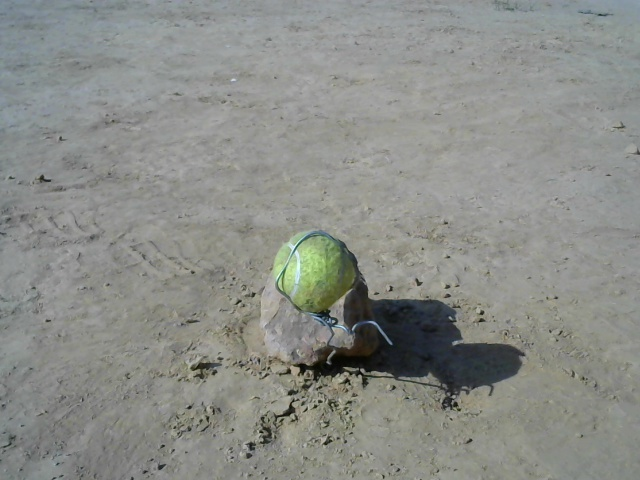
#> input picture Leander_Stephen_D'Souza/Dataset/Ball/01.jpg, 640 x 480 px, given in place of the camera
$ python disparity_map.py
#> lines starting #> are read from the running program, lines starting #| are printed output that depends on the picture
import cv2
import numpy as np
from matplotlib import pyplot as plt


#........................................LEFT...................................................................
mtxL = [[712.86380503, 0.         , 275.59994691],
       [0.          , 707.8276494, 208.89880305],
       [0.          , 0.         , 1.]]

mtxL = np.array(mtxL)
mtxL = mtxL.reshape(3,3)

distL = np.array([[ 0.14351222, -1.57339319, -0.00878693, -0.01774397,  4.13629383]])
distL = distL.reshape(1,5)
print("Left distortion Matrix =\n",distL)
print("Left Camera Matrix =\n",mtxL)
#...............................................RIGHT.........................................................
mtxR = [[711.94365243, 0.          , 295.13498024],
       [0.          , 710.40877319, 246.79039608],
       [0.          , 0.          , 1.]]

mtxR = np.array(mtxR)
mtxR = mtxR.reshape(3,3)

distR = np.array([[ -0.03520351, -0.02070814, 0.00387548, -0.00933771,  -0.47234004]])
distR = distR.reshape(1,5)
print("Right Distortion Matrix =\n",distR)
print("Right Camera Matrix =\n",mtxR)


capL = cv2.VideoCapture(0)
capR = cv2.VideoCapture(1)


while True:
    # Capture frame-by-frame
    retL, frameL = capL.read()
#> frameL is the input picture: shape (480, 640, 3); mean B, G, R 136, 140.7, 138.5
    retR, frameR = capR.read()

    #frameL = cv2.GaussianBlur(frameL, (5, 5), 0)
    #frameL = cv2.medianBlur(frameL, 3)
    frameL = cv2.cvtColor(frameL, cv2.COLOR_BGR2GRAY)
#> frameL: shape (480, 640)
    frameL = cv2.resize(frameL, (640, 480))
    hL, wL = frameL.shape[:2]
#> hL = 480; wL = 640

    # Generate new camera matrix from parameters
    newcameramatrixL, roiL = cv2.getOptimalNewCameraMatrix(mtxL, distL, (wL, hL), 0)
#> roiL = (0, 0, 639, 479)

    # Generate look-up tables for remapping the camera image
    mapxL, mapyL = cv2.initUndistortRectifyMap(mtxL, distL, None, newcameramatrixL, (wL, hL), 5)

    # Remap the original image to a new image
    frameL = cv2.remap(frameL, mapxL, mapyL, cv2.INTER_LINEAR)
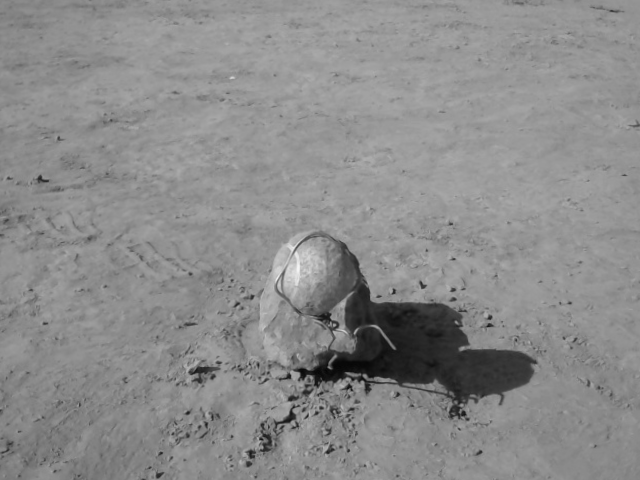
#> frameL: shape (480, 640); min 5, max 243, mean 139.5
    cv2.imshow("LEFT",frameL)

    #frameR = cv2.GaussianBlur(frameR, (5, 5), 0)
    #frameR = cv2.medianBlur(frameR, 3)
    frameR = cv2.cvtColor(frameR, cv2.COLOR_BGR2GRAY)
    frameR = cv2.resize(frameR, (640, 480))
    hR, wR = frameL.shape[:2]
#> hR = 480; wR = 640

    # Generate new camera matrix from parameters
    newcameramatrixR, roiR = cv2.getOptimalNewCameraMatrix(mtxR, distR, (wR, hR), 0)
#> roiR = (0, 0, 639, 479)

    # Generate look-up tables for remapping the camera image
    mapxR, mapyR = cv2.initUndistortRectifyMap(mtxR, distR, None, newcameramatrixR, (wR, hR), 5)

    # Remap the original image to a new image
    frameR = cv2.remap(frameR, mapxR, mapyR, cv2.INTER_LINEAR)
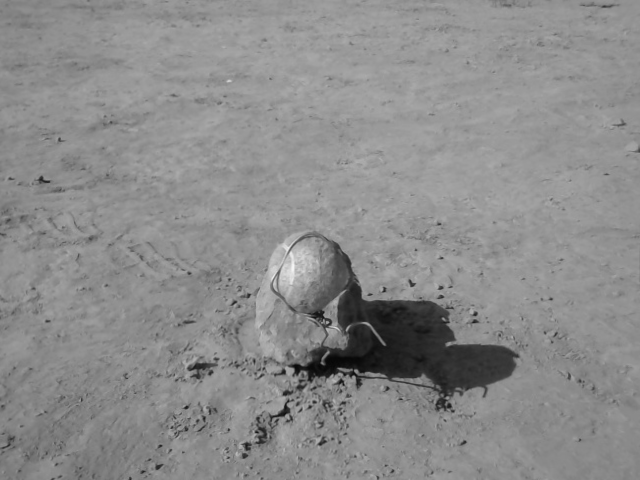
#> frameR: shape (480, 640); min 5, max 243, mean 139.7
    cv2.imshow("RIGHT",frameR)

    window_size = 5
    min_disp = 16
    num_disp = 192 - min_disp
    blockSize = window_size
    uniquenessRatio = 1
    speckleRange = 3
    speckleWindowSize = 3
    disp12MaxDiff = 200
    P1 = 600
    P2 = 2400
    imgL = frameR  #BACK VIEW
    imgR = frameL
    stereo = cv2.StereoSGBM_create(
        minDisparity=16,
        numDisparities=num_disp,
        blockSize=window_size,
        uniquenessRatio=uniquenessRatio,
        speckleRange=speckleRange,
        speckleWindowSize=speckleWindowSize,
        disp12MaxDiff=disp12MaxDiff,
        P1=P1,
        P2=P2
    )
    disp = stereo.compute(imgL, imgR).astype(np.float32) / 16.0
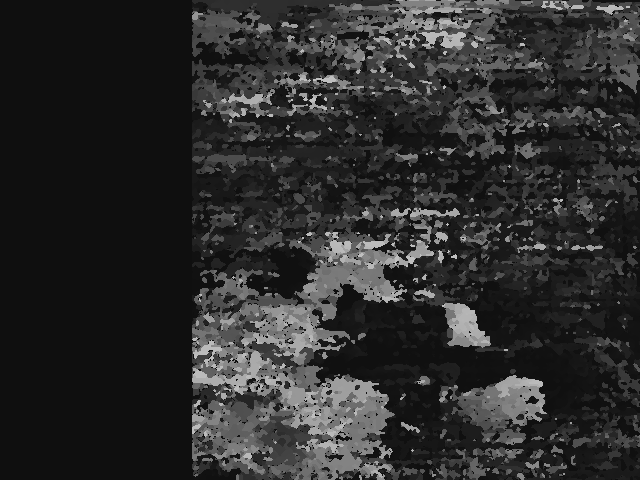
#> disp: shape (480, 640) float32; min 15, max 191, mean 44.5

    cv2.imshow('disparity', (disp - min_disp) / num_disp)
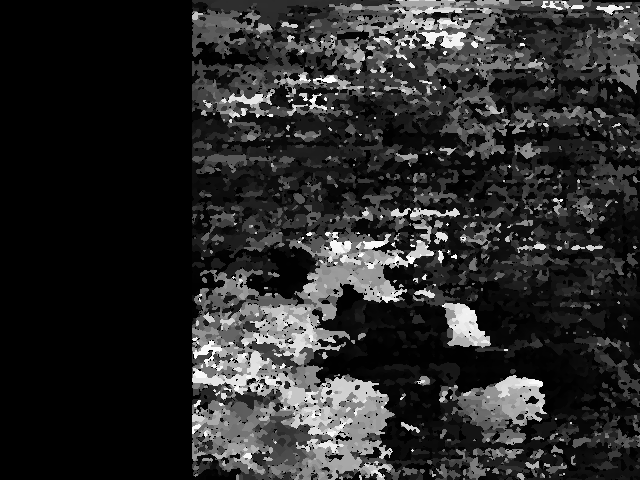
#> window 'disparity': shape (480, 640) float32; min -0.00568, max 0.994, mean 0.162; drawn with min black and max white

    if cv2.waitKey(1) & 0xFF == ord('q'):
#> (key q is pressed here)
        break

# When everything done, release the capture
capL.release()
capR.release()
cv2.destroyAllWindows()

$ run again, on Leander_Stephen_D'Souza/Dataset/Ball/02.jpg
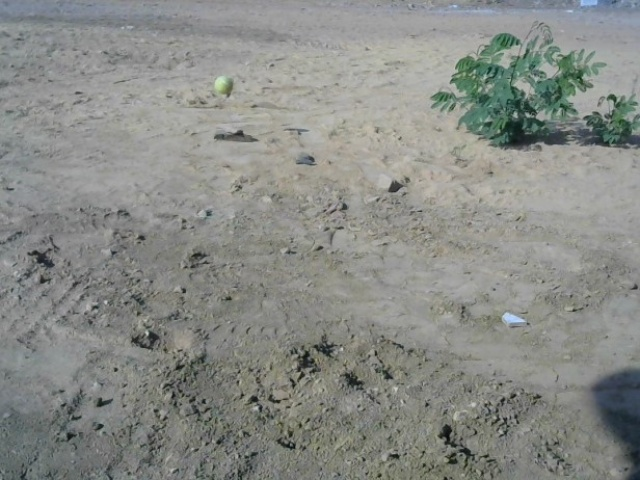
#> input picture Leander_Stephen_D'Souza/Dataset/Ball/02.jpg, 640 x 480 px, given in place of the camera
#> frameL is the input picture: shape (480, 640, 3); mean B, G, R 134.5, 139.1, 136.6
#> `disp = stereo.compute(imgL, imgR).astype(np.float32) / 16.0`:
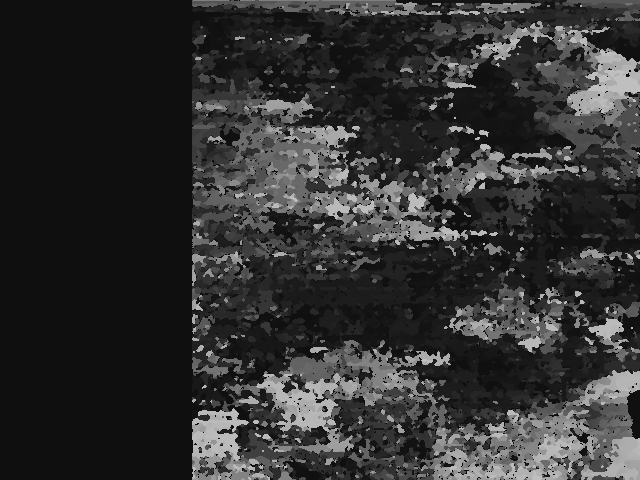
#> disp: shape (480, 640) float32; min 15, max 191, mean 49.7
#> `cv2.imshow('disparity', (disp - min_disp) / num_disp)`:
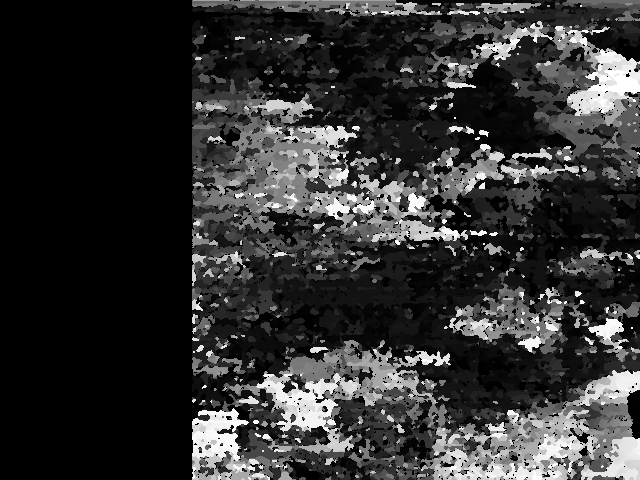
#> window 'disparity': shape (480, 640) float32; min -0.00568, max 0.994, mean 0.191; drawn with min black and max white

$ run again, on Leander_Stephen_D'Souza/Dataset/Ball/03.jpg
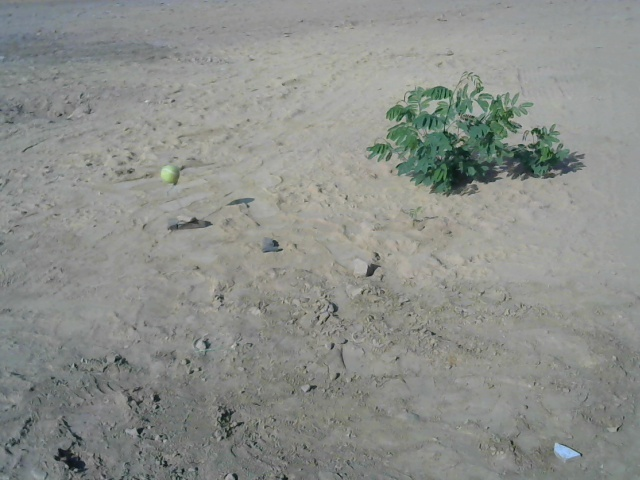
#> input picture Leander_Stephen_D'Souza/Dataset/Ball/03.jpg, 640 x 480 px, given in place of the camera
#> frameL is the input picture: shape (480, 640, 3); mean B, G, R 138.1, 142.4, 139.6
#> `disp = stereo.compute(imgL, imgR).astype(np.float32) / 16.0`:
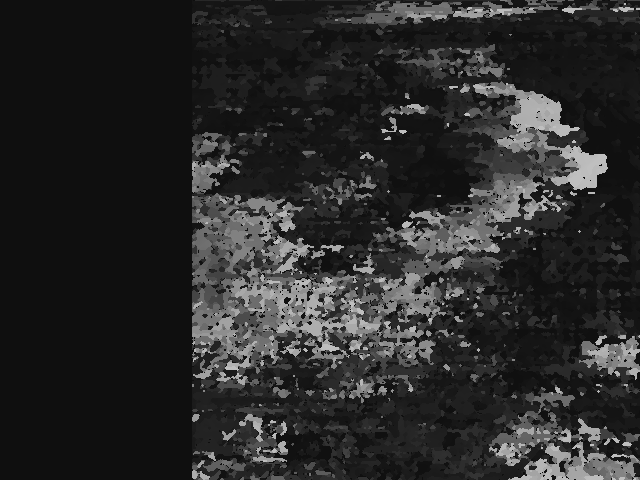
#> disp: shape (480, 640) float32; min 15, max 191, mean 41.9
#> `cv2.imshow('disparity', (disp - min_disp) / num_disp)`:
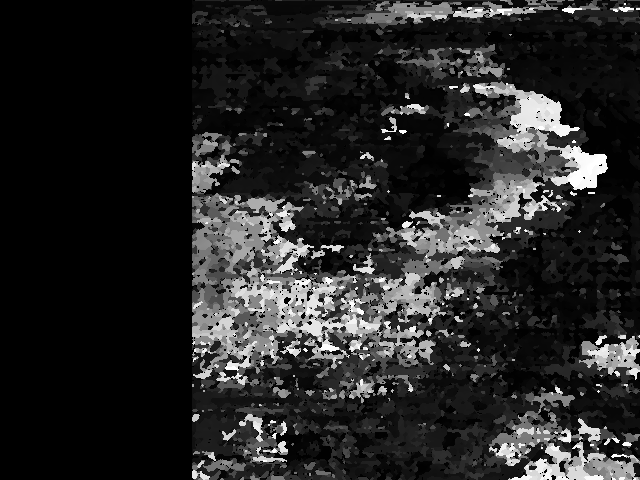
#> window 'disparity': shape (480, 640) float32; min -0.00568, max 0.994, mean 0.147; drawn with min black and max white

$ run again, on Leander_Stephen_D'Souza/Dataset/Ball/04.jpg
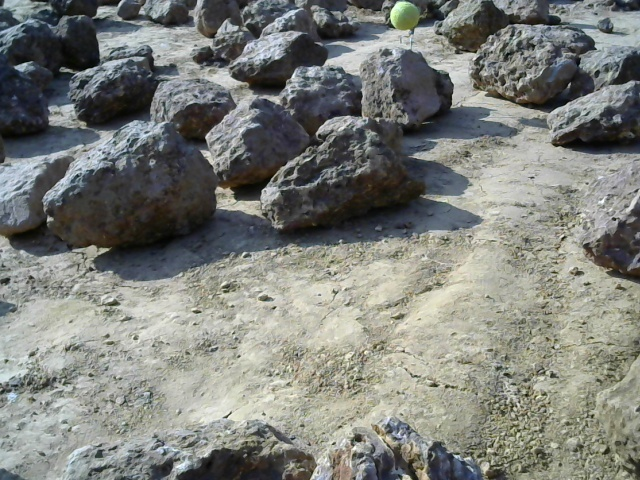
#> input picture Leander_Stephen_D'Souza/Dataset/Ball/04.jpg, 640 x 480 px, given in place of the camera
#> frameL is the input picture: shape (480, 640, 3); mean B, G, R 122.5, 127.8, 125.5
#> `frameR = cv2.remap(frameR, mapxR, mapyR, cv2.INTER_LINEAR)`:
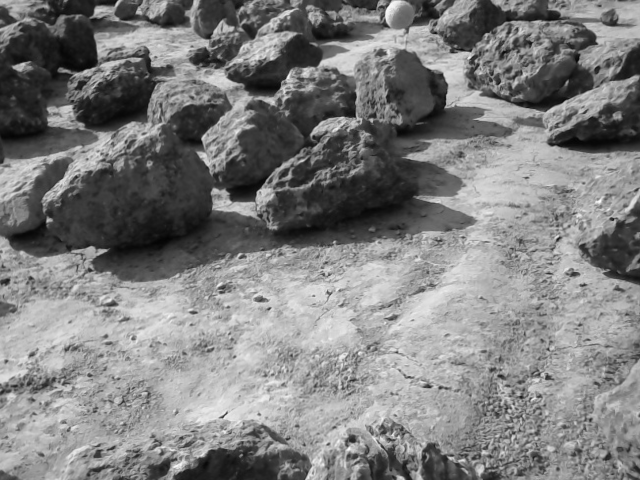
#> frameR: shape (480, 640); min 3, max 252, mean 126.8
#> `cv2.imshow('disparity', (disp - min_disp) / num_disp)`:
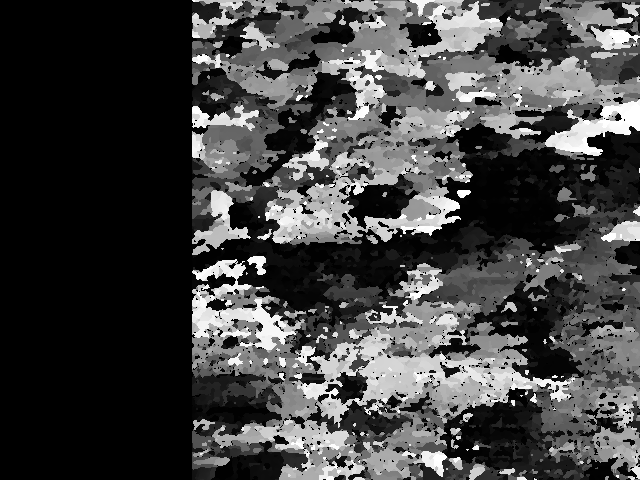
#> window 'disparity': shape (480, 640) float32; min -0.00568, max 0.994, mean 0.258; drawn with min black and max white
